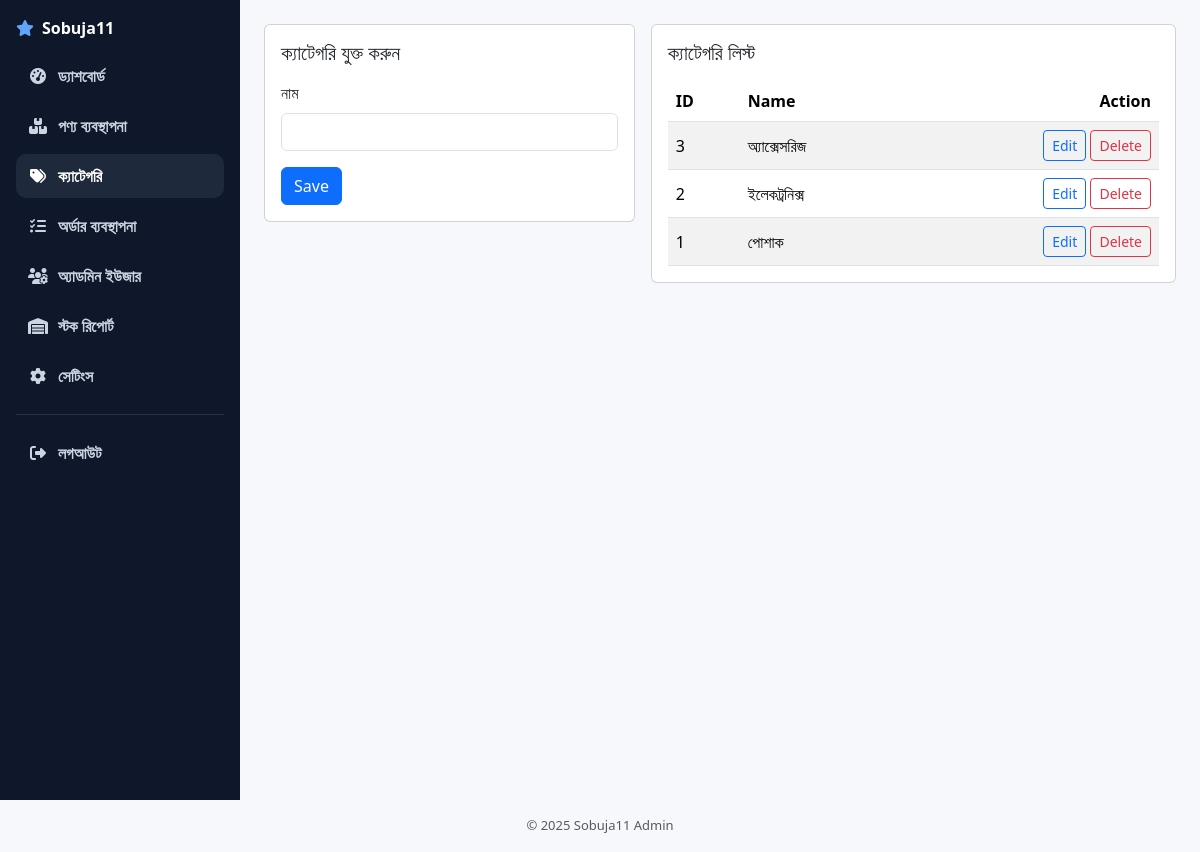
Screenshot of /admin/categories.php (signed in) with the database file from the repository.
### tables this page shows
CREATE TABLE IF NOT EXISTS `categories` (
  `id` int(11) NOT NULL AUTO_INCREMENT,
  `name` varchar(120) NOT NULL,
  PRIMARY KEY (`id`)
);

### config.php (called while the page is built, shortened)
<?php
function h($s){ return htmlspecialchars($s ?? '', ENT_QUOTES, 'UTF-8'); }
?>

### admin/categories.php (the view, shortened to what this page needs)
<?php require_once __DIR__.'/header.php';
$pdo = get_pdo();
$rows = $pdo->query("SELECT * FROM categories ORDER BY id DESC")->fetchAll();
$edit = null;
?>
<div class="row g-3">
  <div class="col-12 col-md-5">
    <div class="card"><div class="card-body">
      <h5 class="card-title mb-3"><?php echo $edit ? 'ক্যাটেগরি এডিট' : 'ক্যাটেগরি যুক্ত করুন'; ?></h5>
      <form method="post">
        <div class="mb-3"><label class="form-label">নাম</label><input name="name" class="form-control" required value="<?php echo h($edit['name'] ?? ''); ?>"></div>
        <button class="btn btn-primary"><?php echo $edit ? 'Update' : 'Save'; ?></button>
      </form>
    </div></div>
  </div>
  <div class="col-12 col-md-7">
    <div class="card"><div class="card-body">
      <h5 class="card-title mb-3">ক্যাটেগরি লিস্ট</h5>
      <div class="table-responsive">
      <table class="table table-striped table-hover align-middle mb-0">
        <thead><tr><th>ID</th><th>Name</th><th class="text-end">Action</th></tr></thead>
        <tbody>
          <?php foreach($rows as $r): ?>
          <tr>
            <td><?php echo (int)$r['id']; ?></td>
            <td><?php echo h($r['name']); ?></td>
            <td class="text-end">
              <a class="btn btn-sm btn-outline-primary" href="?edit=<?php echo (int)$r['id']; ?>">Edit</a>
              <a class="btn btn-sm btn-outline-danger" href="?del=<?php echo (int)$r['id']; ?>" onclick="return confirm('Delete category?')">Delete</a>
            </td>
          </tr>
          <?php endforeach; ?>
        </tbody>
      </table>
      </div>
    </div></div>
  </div>
</div>
<?php require __DIR__.'/footer.php'; ?>

### admin/header.php (style rules this page uses)
:root { --sidebar-bg:#0f172a; --sidebar-hover:#1e293b; --sidebar-text:#cbd5e1; --sidebar-active:#ffffff; }
body { overflow-x:hidden;background:#f6f8fb }

### rows the page displays
categories: id "3", name "অ্যাক্সেসরিজ"
categories: id "2", name "ইলেকট্রনিক্স"
categories: id "1", name "পোশাক"

### other values shown
defined('APP_NAME') ? APP_NAME : 'Shop' "Sobuja11"
APP_NAME "Sobuja11"
